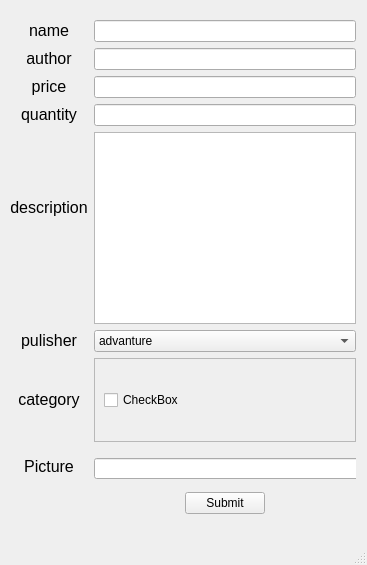
<?xml version="1.0" encoding="UTF-8"?>
<ui version="4.0">
 <class>MainWindow</class>
 <widget class="QMainWindow" name="MainWindow">
  <property name="geometry">
   <rect>
    <x>0</x>
    <y>0</y>
    <width>367</width>
    <height>565</height>
   </rect>
  </property>
  <property name="windowTitle">
   <string>MainWindow</string>
  </property>
  <widget class="QWidget" name="centralwidget">
   <widget class="QWidget" name="layoutWidget">
    <property name="geometry">
     <rect>
      <x>10</x>
      <y>20</y>
      <width>346</width>
      <height>494</height>
     </rect>
    </property>
    <layout class="QGridLayout" name="gridLayout_addbook_main">
     <item row="7" column="0">
      <widget class="QLabel" name="label_addbook_picture">
       <property name="text">
        <string>&lt;html&gt;&lt;head/&gt;&lt;body&gt;&lt;p align=&quot;center&quot;&gt;&lt;span style=&quot; font-size:12pt;&quot;&gt;Picture&lt;/span&gt;&lt;/p&gt;&lt;/body&gt;&lt;/html&gt;</string>
       </property>
      </widget>
     </item>
     <item row="1" column="0">
      <widget class="QLabel" name="label_addbook_author">
       <property name="text">
        <string>&lt;html&gt;&lt;head/&gt;&lt;body&gt;&lt;p align=&quot;center&quot;&gt;&lt;span style=&quot; font-size:12pt;&quot;&gt;author&lt;/span&gt;&lt;/p&gt;&lt;/body&gt;&lt;/html&gt;</string>
       </property>
      </widget>
     </item>
     <item row="0" column="1">
      <widget class="QLineEdit" name="input_publisher_name_2"/>
     </item>
     <item row="1" column="1">
      <widget class="QLineEdit" name="input_publisher_author"/>
     </item>
     <item row="6" column="0">
      <widget class="QLabel" name="label_addbook_category">
       <property name="text">
        <string>&lt;html&gt;&lt;head/&gt;&lt;body&gt;&lt;p align=&quot;center&quot;&gt;&lt;span style=&quot; font-size:12pt;&quot;&gt;category&lt;/span&gt;&lt;/p&gt;&lt;/body&gt;&lt;/html&gt;</string>
       </property>
      </widget>
     </item>
     <item row="4" column="0">
      <widget class="QLabel" name="label_addbook_description">
       <property name="text">
        <string>&lt;html&gt;&lt;head/&gt;&lt;body&gt;&lt;p align=&quot;center&quot;&gt;&lt;span style=&quot; font-size:12pt;&quot;&gt;description&lt;/span&gt;&lt;/p&gt;&lt;p align=&quot;center&quot;&gt;&lt;br/&gt;&lt;/p&gt;&lt;/body&gt;&lt;/html&gt;</string>
       </property>
      </widget>
     </item>
     <item row="4" column="1">
      <widget class="QPlainTextEdit" name="plainTextEdit_publisher_description"/>
     </item>
     <item row="5" column="1">
      <widget class="QComboBox" name="select_addbook_publisher">
       <item>
        <property name="text">
         <string>advanture</string>
        </property>
       </item>
      </widget>
     </item>
     <item row="3" column="1">
      <widget class="QLineEdit" name="input_publisher_quantity"/>
     </item>
     <item row="6" column="1">
      <widget class="QScrollArea" name="scrollArea_addbook_category">
       <property name="widgetResizable">
        <bool>true</bool>
       </property>
       <widget class="QWidget" name="scrollAreaWidgetContents_addbook_main">
        <property name="geometry">
         <rect>
          <x>0</x>
          <y>0</y>
          <width>254</width>
          <height>68</height>
         </rect>
        </property>
        <layout class="QGridLayout" name="gridLayout_4">
         <item row="0" column="0">
          <widget class="QCheckBox" name="checkBox_addbook_category_0">
           <property name="text">
            <string>CheckBox</string>
           </property>
          </widget>
         </item>
        </layout>
       </widget>
      </widget>
     </item>
     <item row="3" column="0">
      <widget class="QLabel" name="label_addbook_quantity">
       <property name="text">
        <string>&lt;html&gt;&lt;head/&gt;&lt;body&gt;&lt;p align=&quot;center&quot;&gt;&lt;span style=&quot; font-size:12pt;&quot;&gt;quantity&lt;/span&gt;&lt;/p&gt;&lt;/body&gt;&lt;/html&gt;</string>
       </property>
      </widget>
     </item>
     <item row="8" column="1" alignment="Qt::AlignHCenter">
      <widget class="QPushButton" name="btn_addbook_submit">
       <property name="maximumSize">
        <size>
         <width>150</width>
         <height>16777215</height>
        </size>
       </property>
       <property name="text">
        <string>Submit</string>
       </property>
      </widget>
     </item>
     <item row="5" column="0">
      <widget class="QLabel" name="label_addbook_publisher">
       <property name="text">
        <string>&lt;html&gt;&lt;head/&gt;&lt;body&gt;&lt;p align=&quot;center&quot;&gt;&lt;span style=&quot; font-size:12pt;&quot;&gt;pulisher&lt;/span&gt;&lt;/p&gt;&lt;/body&gt;&lt;/html&gt;</string>
       </property>
      </widget>
     </item>
     <item row="2" column="1">
      <widget class="QLineEdit" name="input_publisher_price"/>
     </item>
     <item row="2" column="0">
      <widget class="QLabel" name="label_addbook_price">
       <property name="text">
        <string>&lt;html&gt;&lt;head/&gt;&lt;body&gt;&lt;p align=&quot;center&quot;&gt;&lt;span style=&quot; font-size:12pt;&quot;&gt;price&lt;/span&gt;&lt;/p&gt;&lt;/body&gt;&lt;/html&gt;</string>
       </property>
      </widget>
     </item>
     <item row="7" column="1">
      <widget class="QFrame" name="frame_addbook_picture">
       <property name="minimumSize">
        <size>
         <width>0</width>
         <height>38</height>
        </size>
       </property>
       <property name="frameShape">
        <enum>QFrame::NoFrame</enum>
       </property>
       <property name="frameShadow">
        <enum>QFrame::Raised</enum>
       </property>
       <widget class="QPushButton" name="btn_addbook_broswer">
        <property name="geometry">
         <rect>
          <x>510</x>
          <y>10</y>
          <width>80</width>
          <height>21</height>
         </rect>
        </property>
        <property name="text">
         <string>Broswer</string>
        </property>
       </widget>
       <widget class="QLineEdit" name="input_addbook_picture">
        <property name="geometry">
         <rect>
          <x>0</x>
          <y>10</y>
          <width>500</width>
          <height>21</height>
         </rect>
        </property>
        <property name="minimumSize">
         <size>
          <width>500</width>
          <height>0</height>
         </size>
        </property>
       </widget>
      </widget>
     </item>
     <item row="0" column="0">
      <widget class="QLabel" name="label_addbook_name">
       <property name="text">
        <string>&lt;html&gt;&lt;head/&gt;&lt;body&gt;&lt;p align=&quot;center&quot;&gt;&lt;span style=&quot; font-size:12pt;&quot;&gt;name&lt;/span&gt;&lt;/p&gt;&lt;/body&gt;&lt;/html&gt;</string>
       </property>
      </widget>
     </item>
    </layout>
   </widget>
  </widget>
  <widget class="QMenuBar" name="menubar">
   <property name="geometry">
    <rect>
     <x>0</x>
     <y>0</y>
     <width>367</width>
     <height>21</height>
    </rect>
   </property>
  </widget>
  <widget class="QStatusBar" name="statusbar"/>
 </widget>
 <resources/>
 <connections/>
</ui>
